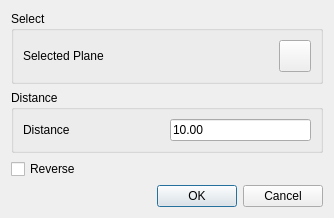
<?xml version="1.0" encoding="UTF-8"?>
<ui version="4.0">
 <class>CreateDatumplaneDialog</class>
 <widget class="QDialog" name="CreateDatumplaneDialog">
  <property name="geometry">
   <rect>
    <x>0</x>
    <y>0</y>
    <width>334</width>
    <height>191</height>
   </rect>
  </property>
  <property name="windowTitle">
   <string>Create Datum</string>
  </property>
  <layout class="QGridLayout" name="gridLayout_4">
   <item row="3" column="0">
    <widget class="QCheckBox" name="reversecheckBox">
     <property name="text">
      <string>Reverse</string>
     </property>
    </widget>
   </item>
   <item row="4" column="0">
    <widget class="QDialogButtonBox" name="buttonBox">
     <property name="orientation">
      <enum>Qt::Horizontal</enum>
     </property>
     <property name="standardButtons">
      <set>QDialogButtonBox::Cancel|QDialogButtonBox::Ok</set>
     </property>
    </widget>
   </item>
   <item row="1" column="0">
    <widget class="QGroupBox" name="groupBox_5">
     <property name="sizePolicy">
      <sizepolicy hsizetype="Preferred" vsizetype="Minimum">
       <horstretch>0</horstretch>
       <verstretch>0</verstretch>
      </sizepolicy>
     </property>
     <property name="maximumSize">
      <size>
       <width>16777215</width>
       <height>16777215</height>
      </size>
     </property>
     <property name="title">
      <string>Distance</string>
     </property>
     <layout class="QGridLayout" name="gridLayout">
      <item row="0" column="0">
       <widget class="QLabel" name="label_2">
        <property name="sizePolicy">
         <sizepolicy hsizetype="Preferred" vsizetype="Preferred">
          <horstretch>0</horstretch>
          <verstretch>0</verstretch>
         </sizepolicy>
        </property>
        <property name="text">
         <string>Distance</string>
        </property>
       </widget>
      </item>
      <item row="0" column="1">
       <widget class="QLineEdit" name="lineEditDistance">
        <property name="sizePolicy">
         <sizepolicy hsizetype="Preferred" vsizetype="Fixed">
          <horstretch>0</horstretch>
          <verstretch>0</verstretch>
         </sizepolicy>
        </property>
        <property name="text">
         <string>10.00</string>
        </property>
       </widget>
      </item>
     </layout>
    </widget>
   </item>
   <item row="0" column="0">
    <widget class="QGroupBox" name="groupBox_3">
     <property name="title">
      <string>Select</string>
     </property>
     <layout class="QHBoxLayout" name="horizontalLayout">
      <item>
       <widget class="QLabel" name="edglabel">
        <property name="text">
         <string>Selected Plane</string>
        </property>
       </widget>
      </item>
      <item>
       <widget class="QPushButton" name="geoSelectSurface">
        <property name="minimumSize">
         <size>
          <width>32</width>
          <height>32</height>
         </size>
        </property>
        <property name="maximumSize">
         <size>
          <width>32</width>
          <height>32</height>
         </size>
        </property>
        <property name="styleSheet">
         <string notr="true">background-image: url(:/QUI/geometry/selectface.png);</string>
        </property>
        <property name="text">
         <string/>
        </property>
       </widget>
      </item>
     </layout>
    </widget>
   </item>
  </layout>
 </widget>
 <resources>
  <include location="../qrc/qianfan.qrc"/>
 </resources>
 <connections>
  <connection>
   <sender>buttonBox</sender>
   <signal>accepted()</signal>
   <receiver>CreateDatumplaneDialog</receiver>
   <slot>accept()</slot>
   <hints>
    <hint type="sourcelabel">
     <x>248</x>
     <y>254</y>
    </hint>
    <hint type="destinationlabel">
     <x>157</x>
     <y>274</y>
    </hint>
   </hints>
  </connection>
  <connection>
   <sender>buttonBox</sender>
   <signal>rejected()</signal>
   <receiver>CreateDatumplaneDialog</receiver>
   <slot>reject()</slot>
   <hints>
    <hint type="sourcelabel">
     <x>316</x>
     <y>260</y>
    </hint>
    <hint type="destinationlabel">
     <x>286</x>
     <y>274</y>
    </hint>
   </hints>
  </connection>
 </connections>
</ui>
